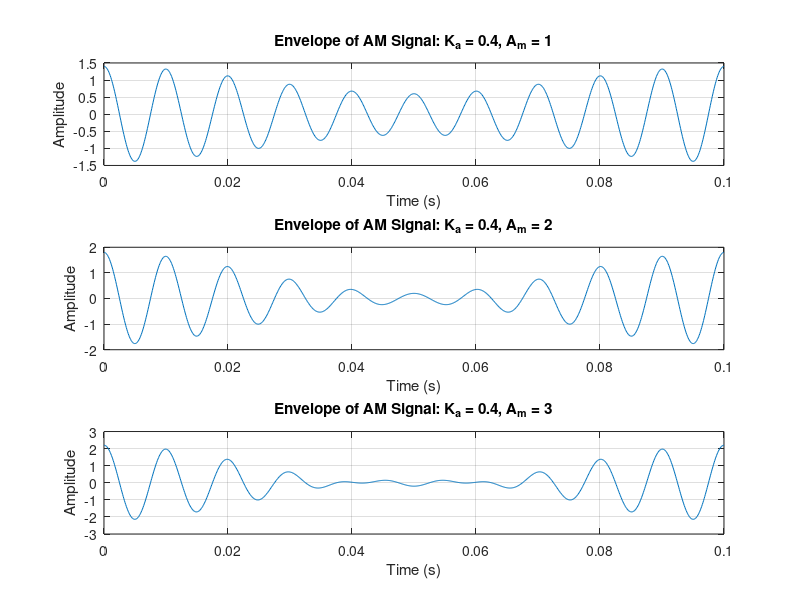
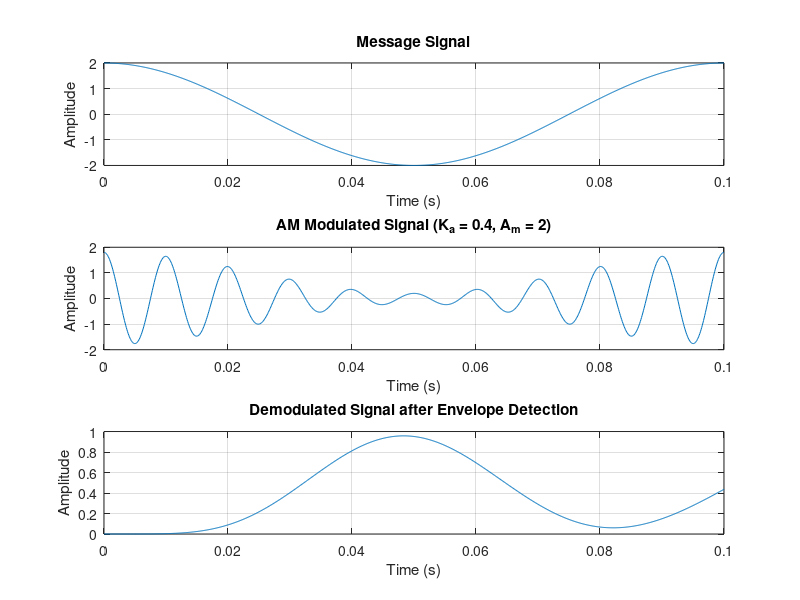
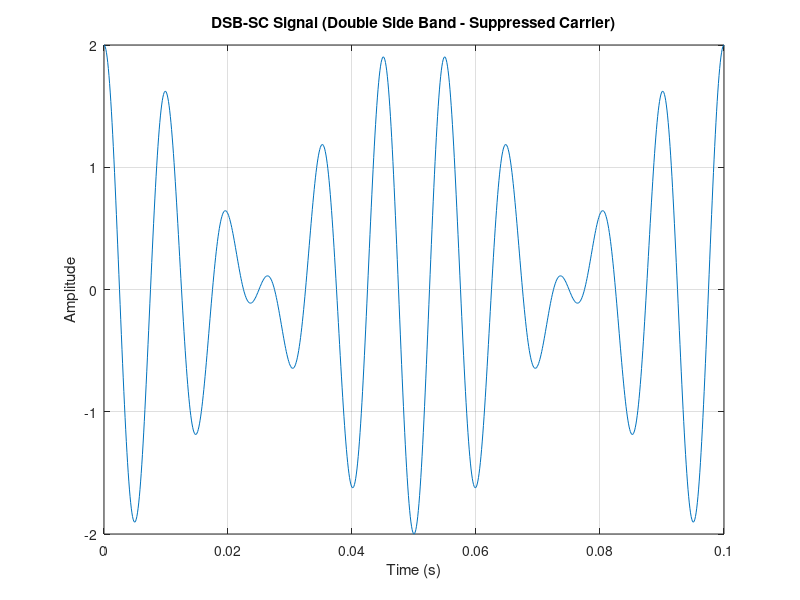
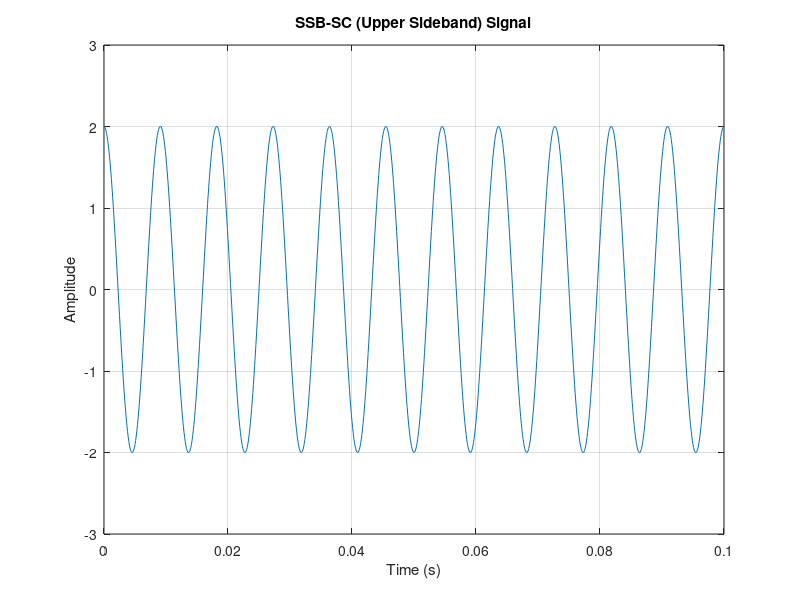

The MATLAB script that drew these images, in order:
clc;
clear all;
close all;

%% Constants
fc = 100;          % Carrier frequency in Hz
fm = 10;           % Message frequency in Hz
Fs = 10000;        % Sampling frequency
t = 0:1/Fs:0.1;    % Time vector
Ac = 1;            % Carrier amplitude (assumed)

Ka = 0.4;          % Amplitude sensitivity factor
Am_values = [1, 2, 3];  % Message amplitudes

%% 1. Plot envelope traces for Ka = 0.4 and Am = 1, 2, 3
figure('Name','Envelope of AM Signal for given Ka and Am');
for i = 1:length(Am_values)
    Am = Am_values(i);
    m_t = Am * cos(2*pi*fm*t);                     % Message signal
    s_t = Ac * (1 + Ka * Am * cos(2*pi*fm*t)) .* cos(2*pi*fc*t);  % AM signal

    subplot(3,1,i);
    plot(t, s_t);
    title(['Envelope of AM Signal: K_a = 0.4, A_m = ', num2str(Am)]);
    xlabel('Time (s)');
    ylabel('Amplitude');
    grid on;
end

%% 2. AM Modulation and Demodulation (Using A_m = 2 for demonstration)
Am = 2;
m_t = Am * cos(2*pi*fm*t);                         % Message signal
carrier = Ac * cos(2*pi*fc*t);                     % Carrier signal
am_modulated = Ac * (1 + Ka * Am * cos(2*pi*fm*t)) .* cos(2*pi*fc*t);

% Demodulation using envelope detection
demodulated = abs(am_modulated);                  % Ideal rectifier
[b, a] = butter(6, 2*fm/(Fs/2));                   % Low-pass filter
demodulated_filtered = filter(b, a, demodulated);

figure('Name','AM Modulation and Demodulation');
subplot(3,1,1);
plot(t, m_t);
title('Message Signal');
xlabel('Time (s)');
ylabel('Amplitude');
grid on;

subplot(3,1,2);
plot(t, am_modulated);
title('AM Modulated Signal (K_a = 0.4, A_m = 2)');
xlabel('Time (s)');
ylabel('Amplitude');
grid on;

subplot(3,1,3);
plot(t, demodulated_filtered);
title('Demodulated Signal after Envelope Detection');
xlabel('Time (s)');
ylabel('Amplitude');
grid on;

%% 3. DSB-SC Signal
dsb_sc = m_t .* carrier;

figure('Name','DSB-SC Signal');
plot(t, dsb_sc);
title('DSB-SC Signal (Double Side Band - Suppressed Carrier)');
xlabel('Time (s)');
ylabel('Amplitude');
grid on;

%% 4. SSB Signal using Hilbert Transform
m_hilbert = hilbert(m_t);                          % Analytic signal
ssb_usb = real(m_hilbert .* exp(1j*2*pi*fc*t));    % Upper Sideband SSB

figure('Name','SSB-SC (Upper Sideband) Signal');
plot(t, ssb_usb);
title('SSB-SC (Upper Sideband) Signal');
xlabel('Time (s)');
ylabel('Amplitude');
grid on;
